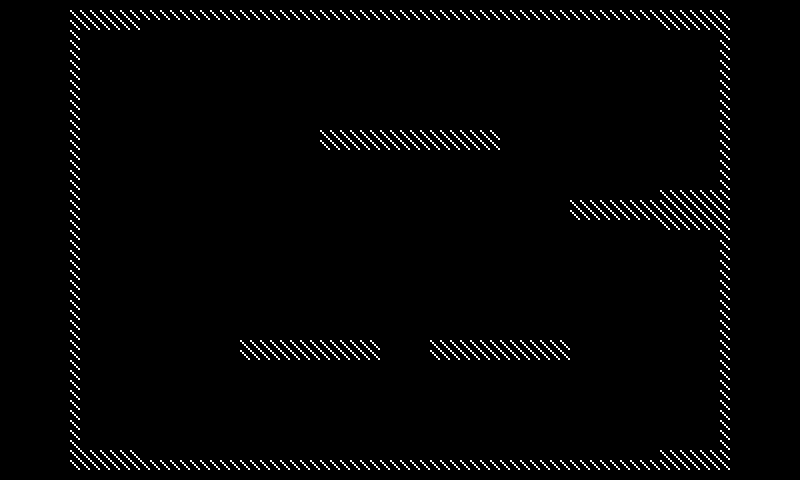

Tiled map render using the project's own tile images. Description and the map definition, with tile-layer contents summarised, below:
An orthogonal 80x48 tile map with 10x10 px tiles, 1 tile layer (Tile Layer 1), 3 tilesets and 2 objects.

<map version="1.0" orientation="orthogonal" renderorder="right-down" width="80" height="48" tilewidth="10" tileheight="10" nextobjectid="4">
 <tileset firstgid="1" name="debug10x10" tilewidth="10" tileheight="10" tilecount="1" columns="1">
  <image source="../assets/graphics/debug/tile10x10.gif" width="10" height="10" />
 </tileset>
 <tileset firstgid="2" name="debug_box" tilewidth="40" tileheight="40" tilecount="1" columns="1">
  <image source="../assets/graphics/debug/box.gif" width="40" height="40" />
 </tileset>
 <tileset firstgid="3" name="debug_door" tilewidth="50" tileheight="80" tilecount="6" columns="6">
  <image source="../assets/graphics/debug/door.gif" width="300" height="80" />
 </tileset>
 <layer name="Tile Layer 1" width="80" height="48">
  <data>[3840 cells, 378 non-empty, 1 distinct tile ids]</data>
 </layer>
 <objectgroup name="Object Layer Boxes">
  <object id="1" gid="2" x="589" y="200" width="40" height="40" />
 </objectgroup>
 <objectgroup name="Object Layer Door">
  <object id="3" gid="3" x="386" y="130" width="50" height="80">
   <properties>
    <property name="locked" type="bool" value="true" />
   </properties>
  </object>
 </objectgroup>
</map>